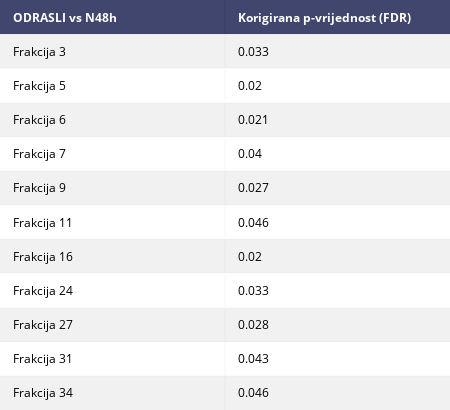

This figure's notebook cell:
### Code cell
prep_for_table = [["ODRASLI vs N48h", "Korigirana p-vrijednost (FDR)"]] + res_significant[12:]

sig_table = FF.create_table(prep_for_table, index=False)
sig_table.layout.width=450
plotly.offline.iplot(sig_table, filename='FDR corr results')

### Figure 1 — Plotly figure (JSON) as saved in the notebook; plotly's stock layout.template omitted (floating-point values rounded to 4 significant figures)
{"data": [{"colorscale": [[0, "#00083e"], [0.5, "#ededee"], [1, "#ffffff"]], "hoverinfo": "none", "opacity": 0.75, "showscale": false, "type": "heatmap", "uid": "762cee58-a085-11e8-90ea-008cfa48cbd6", "z": [[0, 0], [0.5, 0.5], [1, 1], [0.5, 0.5], [1, 1], [0.5, 0.5], [1, 1], [0.5, 0.5], [1, 1], [0.5, 0.5], [1, 1], [0.5, 0.5]]}], "layout": {"annotations": [{"align": "left", "font": {"color": "#ffffff"}, "showarrow": false, "text": "<b>ODRASLI vs N48h</b>", "x": -0.45, "xanchor": "left", "xref": "x", "y": 0, "yref": "y"}, {"align": "left", "font": {"color": "#ffffff"}, "showarrow": false, "text": "<b>Korigirana p-vrijednost (FDR)</b>", "x": 0.55, "xanchor": "left", "xref": "x", "y": 0, "yref": "y"}, {"align": "left", "font": {"color": "#000000"}, "showarrow": false, "text": "Frakcija 3", "x": -0.45, "xanchor": "left", "xref": "x", "y": 1, "yref": "y"}, {"align": "left", "font": {"color": "#000000"}, "showarrow": false, "text": "0.033", "x": 0.55, "xanchor": "left", "xref": "x", "y": 1, "yref": "y"}, {"align": "left", "font": {"color": "#000000"}, "showarrow": false, "text": "Frakcija 5", "x": -0.45, "xanchor": "left", "xref": "x", "y": 2, "yref": "y"}, {"align": "left", "font": {"color": "#000000"}, "showarrow": false, "text": "0.02", "x": 0.55, "xanchor": "left", "xref": "x", "y": 2, "yref": "y"}, {"align": "left", "font": {"color": "#000000"}, "showarrow": false, "text": "Frakcija 6", "x": -0.45, "xanchor": "left", "xref": "x", "y": 3, "yref": "y"}, {"align": "left", "font": {"color": "#000000"}, "showarrow": false, "text": "0.021", "x": 0.55, "xanchor": "left", "xref": "x", "y": 3, "yref": "y"}, {"align": "left", "font": {"color": "#000000"}, "showarrow": false, "text": "Frakcija 7", "x": -0.45, "xanchor": "left", "xref": "x", "y": 4, "yref": "y"}, {"align": "left", "font": {"color": "#000000"}, "showarrow": false, "text": "0.04", "x": 0.55, "xanchor": "left", "xref": "x", "y": 4, "yref": "y"}, {"align": "left", "font": {"color": "#000000"}, "showarrow": false, "text": "Frakcija 9", "x": -0.45, "xanchor": "left", "xref": "x", "y": 5, "yref": "y"}, {"align": "left", "font": {"color": "#000000"}, "showarrow": false, "text": "0.027", "x": 0.55, "xanchor": "left", "xref": "x", "y": 5, "yref": "y"}, {"align": "left", "font": {"color": "#000000"}, "showarrow": false, "text": "Frakcija 11", "x": -0.45, "xanchor": "left", "xref": "x", "y": 6, "yref": "y"}, {"align": "left", "font": {"color": "#000000"}, "showarrow": false, "text": "0.046", "x": 0.55, "xanchor": "left", "xref": "x", "y": 6, "yref": "y"}, {"align": "left", "font": {"color": "#000000"}, "showarrow": false, "text": "Frakcija 16", "x": -0.45, "xanchor": "left", "xref": "x", "y": 7, "yref": "y"}, {"align": "left", "font": {"color": "#000000"}, "showarrow": false, "text": "0.02", "x": 0.55, "xanchor": "left", "xref": "x", "y": 7, "yref": "y"}, {"align": "left", "font": {"color": "#000000"}, "showarrow": false, "text": "Frakcija 24", "x": -0.45, "xanchor": "left", "xref": "x", "y": 8, "yref": "y"}, {"align": "left", "font": {"color": "#000000"}, "showarrow": false, "text": "0.033", "x": 0.55, "xanchor": "left", "xref": "x", "y": 8, "yref": "y"}, {"align": "left", "font": {"color": "#000000"}, "showarrow": false, "text": "Frakcija 27", "x": -0.45, "xanchor": "left", "xref": "x", "y": 9, "yref": "y"}, {"align": "left", "font": {"color": "#000000"}, "showarrow": false, "text": "0.028", "x": 0.55, "xanchor": "left", "xref": "x", "y": 9, "yref": "y"}, {"align": "left", "font": {"color": "#000000"}, "showarrow": false, "text": "Frakcija 31", "x": -0.45, "xanchor": "left", "xref": "x", "y": 10, "yref": "y"}, {"align": "left", "font": {"color": "#000000"}, "showarrow": false, "text": "0.043", "x": 0.55, "xanchor": "left", "xref": "x", "y": 10, "yref": "y"}, {"align": "left", "font": {"color": "#000000"}, "showarrow": false, "text": "Frakcija 34", "x": -0.45, "xanchor": "left", "xref": "x", "y": 11, "yref": "y"}, {"align": "left", "font": {"color": "#000000"}, "showarrow": false, "text": "0.046", "x": 0.55, "xanchor": "left", "xref": "x", "y": 11, "yref": "y"}], "height": 410, "margin": {"b": 0, "l": 0, "r": 0, "t": 0}, "width": 450, "xaxis": {"dtick": 1, "gridwidth": 2, "showticklabels": false, "tick0": -0.5, "ticks": "", "zeroline": false}, "yaxis": {"autorange": "reversed", "dtick": 1, "gridwidth": 2, "showticklabels": false, "tick0": 0.5, "ticks": "", "zeroline": false}}}
